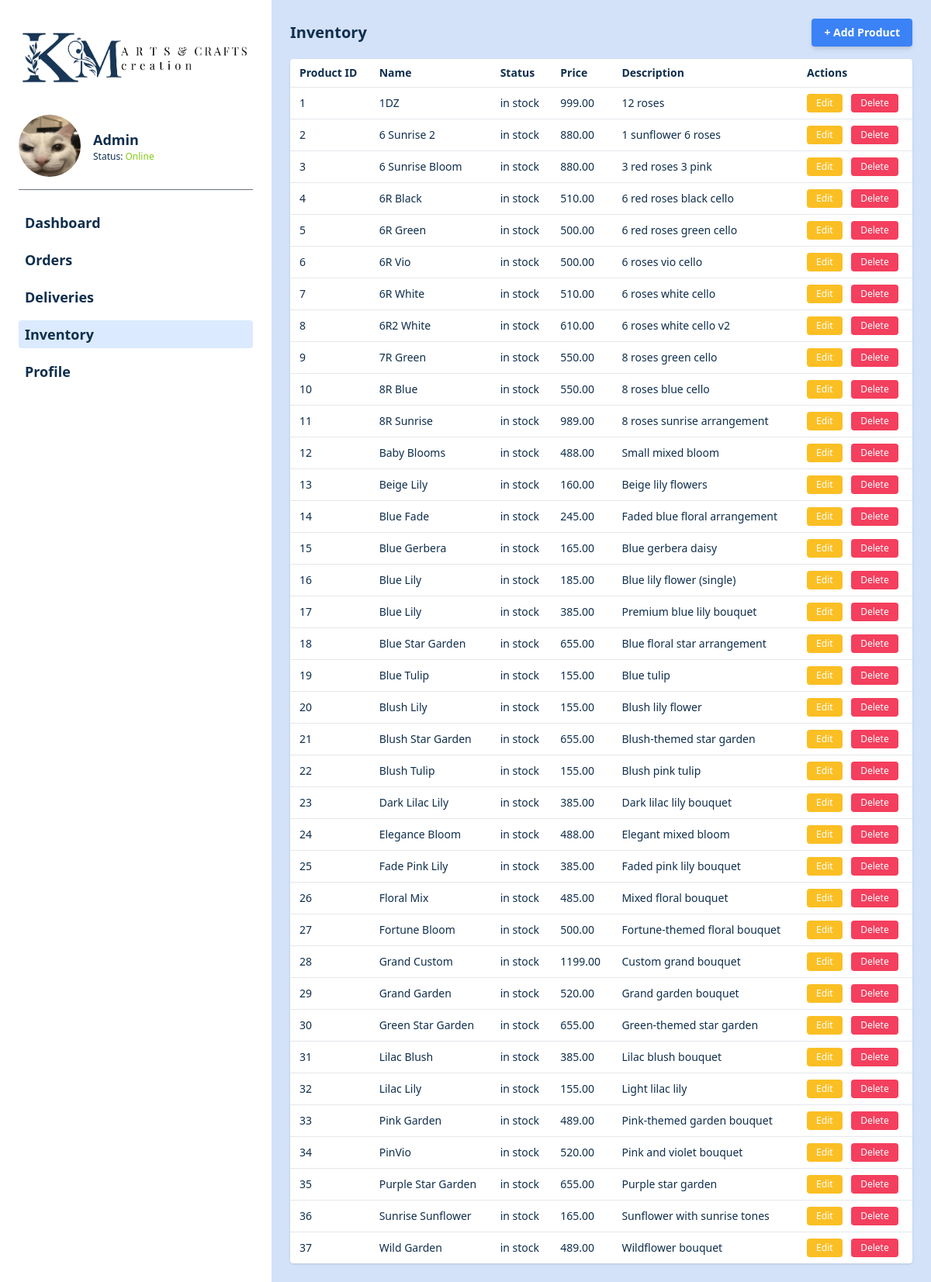
The app's page /backend/products/update.php with its own data.
### tables this page shows
CREATE TABLE products (
    product_id INT AUTO_INCREMENT PRIMARY KEY,
    product_name VARCHAR(255),
    product_description TEXT,
    base_price DECIMAL(10, 2),
    status ENUM('in stock', 'low stock', 'no stock') DEFAULT 'in stock'
);

### backend/products/update.php (the view, shortened to what this page needs)
<?php
require_once '../../backend/config/database.php';
try {
  $stmt = $pdo->query("SELECT * FROM products");
  $products = $stmt->fetchAll(PDO::FETCH_ASSOC);
} catch (PDOException $e) {
  $products = [];
  $error = "Error fetching products: " . $e->getMessage();
}
?>
<!DOCTYPE html>
<html lang="en">
<head>
  <script src="https://cdn.tailwindcss.com"></script>
</head>
<body class="bg-[#d3e1f9] min-h-screen flex">
  <aside class="bg-white w-[350px] flex flex-col p-6">
    <img src="/K-M-Arts-and-Crafts-Creation/assets/Logo.png" class="w-[300px] h-[100px] object-contain mb-6" alt="Logo" />
    <div class="flex items-center mb-4 space-x-4">
      <img src="/K-M-Arts-and-Crafts-Creation/assets/pfp.jpg" class="w-20 h-20 rounded-full" alt="User profile" />
      <div>
        <p class="text-[#0f2e4d] font-bold text-lg">Admin</p>
        <p class="text-[#0f2e4d] text-xs">Status: <span class="text-lime-500 font-medium">Online</span></p>
      </div>
    </div>
    <hr class="border-gray-500 mb-6" />
    <nav class="space-y-3 text-lg font-bold text-[#0f2e4d]">
      <a href="Dashboard.html" class="hover:bg-blue-100 px-2 py-1 rounded block">Dashboard</a>
      <a href="Order.html" class="hover:bg-blue-100 px-2 py-1 rounded block">Orders</a>
      <a href="Delivery.html" class="hover:bg-blue-100 px-2 py-1 rounded block">Deliveries</a>
      <a href="Inventory.php" class="bg-blue-100 px-2 py-1 rounded block">Inventory</a>
      <a href="Profile.html" class="hover:bg-blue-100 mt-6 px-2 py-1 rounded block">Profile</a>
    </nav>
  </aside>
  <main class="flex-1 p-6">
    <div class="flex justify-between items-center mb-4">
      <h2 class="text-[#0f2e4d] text-xl font-extrabold">Inventory</h2>
      <button
        onclick="openModal()"
        class="bg-blue-500 text-white font-bold text-sm rounded px-4 py-2 shadow-md"
      >
        + Add Product
      </button>
    </div>
    <table class="w-full bg-white rounded shadow text-sm text-[#0f2e4d]">
      <thead>
        <tr>
          <th class="text-left px-3 py-2">Product ID</th>
          <th class="text-left px-3 py-2">Name</th>
          <th class="text-left px-3 py-2">Status</th>
          <th class="text-left px-3 py-2">Price</th>
          <th class="text-left px-3 py-2">Description</th>
          <th class="text-left px-3 py-2">Actions</th>
        </tr>
      </thead>
      <tbody>
        <?php if (!empty($products)): ?>
          <?php foreach ($products as $product): ?>
            <tr class="border-t border-gray-200">
              <td class="px-3 py-2"><?= htmlspecialchars($product['product_id']) ?></td>
              <td class="px-3 py-2"><?= htmlspecialchars($product['product_name']) ?></td>
              <td class="px-3 py-2"><?= htmlspecialchars($product['status']) ?></td>
              <td class="px-3 py-2"><?= htmlspecialchars($product['base_price']) ?></td>
              <td class="px-3 py-2"><?= htmlspecialchars($product['product_description']) ?></td>
              <td class="px-3 py-2 space-x-2">
                <button
                  onclick='editProduct(<?= json_encode($product) ?>)'
                  class="bg-amber-400 text-white px-3 py-1 rounded text-xs"
                >Edit</button>
                <form action="../../backend/products/delete_product.php" method="POST" class="inline">
                  <button
                    type="submit"
                    onclick="return confirm('Are you sure you want to delete this product?');"
                    class="bg-rose-500 text-white px-3 py-1 rounded text-xs"
                  >Delete</button>
                </form>
              </td>
            </tr>
          <?php endforeach; ?>
        <?php else: ?>
          <tr>
            <td colspan="6" class="text-center py-4 text-gray-500">No products found.</td>
          </tr>
        <?php endif; ?>
      </tbody>
    </table>
  </main>
</body>
</html>

### records on screen
products: product_id "1", product_name "1DZ", status "in stock", base_price "999.00", product_description "12 roses"
products: product_id "2", product_name "6 Sunrise 2", status "in stock", base_price "880.00", product_description "1 sunflower 6 roses"
products: product_id "3", product_name "6 Sunrise Bloom", status "in stock", base_price "880.00", product_description "3 red roses 3 pink"
products: product_id "4", product_name "6R Black", status "in stock", base_price "510.00", product_description "6 red roses black cello"
products: product_id "5", product_name "6R Green", status "in stock", base_price "500.00", product_description "6 red roses green cello"
products: product_id "6", product_name "6R Vio", status "in stock", base_price "500.00", product_description "6 roses vio cello"
products: product_id "7", product_name "6R White", status "in stock", base_price "510.00", product_description "6 roses white cello"
products: product_id "8", product_name "6R2 White", status "in stock", base_price "610.00", product_description "6 roses white cello v2"
products: product_id "9", product_name "7R Green", status "in stock", base_price "550.00", product_description "8 roses green cello"
products: product_id "10", product_name "8R Blue", status "in stock", base_price "550.00", product_description "8 roses blue cello"
products: product_id "11", product_name "8R Sunrise", status "in stock", base_price "989.00", product_description "8 roses sunrise arrangement"
products: product_id "12", product_name "Baby Blooms", status "in stock", base_price "488.00", product_description "Small mixed bloom"
products: product_id "13", product_name "Beige Lily", status "in stock", base_price "160.00", product_description "Beige lily flowers"
products: product_id "14", product_name "Blue Fade", status "in stock", base_price "245.00", product_description "Faded blue floral arrangement"
products: product_id "15", product_name "Blue Gerbera", status "in stock", base_price "165.00", product_description "Blue gerbera daisy"
products: product_id "16", product_name "Blue Lily", status "in stock", base_price "185.00", product_description "Blue lily flower (single)"
products: product_id "17", product_name "Blue Lily", status "in stock", base_price "385.00", product_description "Premium blue lily bouquet"
products: product_id "18", product_name "Blue Star Garden", status "in stock", base_price "655.00", product_description "Blue floral star arrangement"
products: product_id "19", product_name "Blue Tulip", status "in stock", base_price "155.00", product_description "Blue tulip"
products: product_id "20", product_name "Blush Lily", status "in stock", base_price "155.00", product_description "Blush lily flower"
products: product_id "21", product_name "Blush Star Garden", status "in stock", base_price "655.00", product_description "Blush-themed star garden"
products: product_id "22", product_name "Blush Tulip", status "in stock", base_price "155.00", product_description "Blush pink tulip"
products: product_id "23", product_name "Dark Lilac Lily", status "in stock", base_price "385.00", product_description "Dark lilac lily bouquet"
products: product_id "24", product_name "Elegance Bloom", status "in stock", base_price "488.00", product_description "Elegant mixed bloom"
products: product_id "25", product_name "Fade Pink Lily", status "in stock", base_price "385.00", product_description "Faded pink lily bouquet"
products: product_id "26", product_name "Floral Mix", status "in stock", base_price "485.00", product_description "Mixed floral bouquet"
products: product_id "27", product_name "Fortune Bloom", status "in stock", base_price "500.00", product_description "Fortune-themed floral bouquet"
products: product_id "28", product_name "Grand Custom", status "in stock", base_price "1199.00", product_description "Custom grand bouquet"
products: product_id "29", product_name "Grand Garden", status "in stock", base_price "520.00", product_description "Grand garden bouquet"
products: product_id "30", product_name "Green Star Garden", status "in stock", base_price "655.00", product_description "Green-themed star garden"
products: product_id "31", product_name "Lilac Blush", status "in stock", base_price "385.00", product_description "Lilac blush bouquet"
products: product_id "32", product_name "Lilac Lily", status "in stock", base_price "155.00", product_description "Light lilac lily"
products: product_id "33", product_name "Pink Garden", status "in stock", base_price "489.00", product_description "Pink-themed garden bouquet"
products: product_id "34", product_name "PinVio", status "in stock", base_price "520.00", product_description "Pink and violet bouquet"
products: product_id "35", product_name "Purple Star Garden", status "in stock", base_price "655.00", product_description "Purple star garden"
products: product_id "36", product_name "Sunrise Sunflower", status "in stock", base_price "165.00", product_description "Sunflower with sunrise tones"
products: product_id "37", product_name "Wild Garden", status "in stock", base_price "489.00", product_description "Wildflower bouquet"
